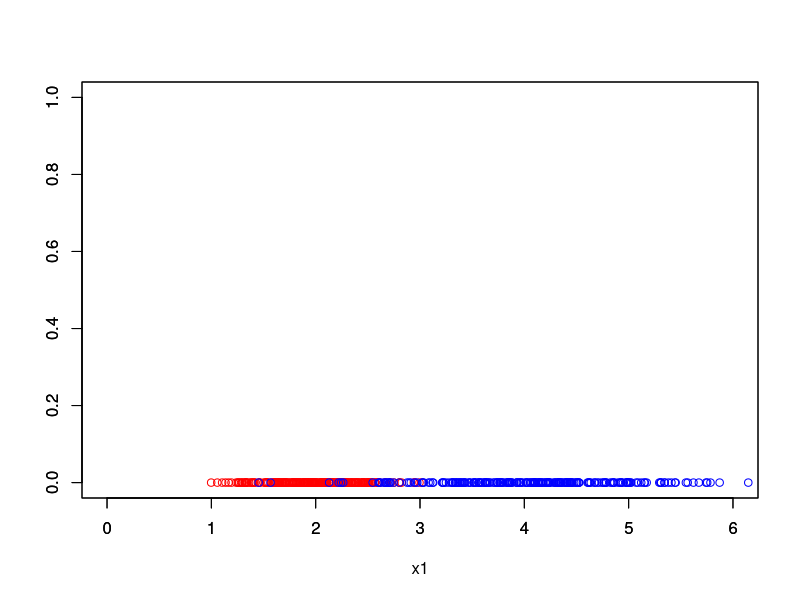

Recreate this plot in R.
# CLASSIFICADOR BAYESIANO

# - Baseado em probabilidade
# - Tem como hipótese que seus atributos são independentes (ingênuo)

nc<-240
sd1<-0.4
sd2<-0.8

aux1<-matrix(0, ncol=1, nrow=nc)
aux2<-matrix(0, ncol=1, nrow=nc)

xc1<-matrix(rnorm(nc, mean = 2, sd = sd1), ncol=1)
xc2<-matrix(rnorm(nc, mean = 4, sd = sd2), ncol=1)

plot(xc1, aux1, col='red', xlim =c(0,6), ylim = c(0,1), xlab = 'x1', ylab = '')
par(new=T)
plot(xc2, aux2, col='blue', xlim =c(0,6), ylim = c(0,1), xlab = '', ylab = '')

y1<-array(1, dim=c(nc,1))
y2<-array(-1, dim=c(nc,1))

iseq1<-sample(nc)
iseq2<-sample(nc)


xtrain1<-xc1[iseq1[1:(nc*0.9)]]
xtrain2<-xc2[iseq2[1:(nc*0.9)]]
xte1<-xc1[-iseq1[(nc*0.1):nc]]
xte2<-xc2[-iseq2[(nc*0.1):nc]]

yte1<-array(1, dim = c(nc*.1,1))
yte2<-array(0, dim = c(nc*.1,1))

nc<-nc*.9

Pc1<-nc/(nc+nc)
Pc2<-nc/(nc+nc)

### Treian o modelo

pdf1var<-function(x,m,s)((1/sqrt((2*pi*s))))*exp(-0.5*((x-m)^2))

u1<-mean(xtrain1)
u2<-mean(xtrain2)
s1<-sd(xtrain1)
s2<-sd(xtrain2)

### Classifica conjunto de teste

xte<-c(xte1, xte2)
yte<-c(yte1, yte2)

Pxdc1<-pdf1var(xte, u1, s1)
Pxdc2<-pdf1var(xte, u2, s2)

class<-Pxdc1*Pc1/(Pxdc2*Pc2)

sum(abs(((class>1)*1)-yte))


